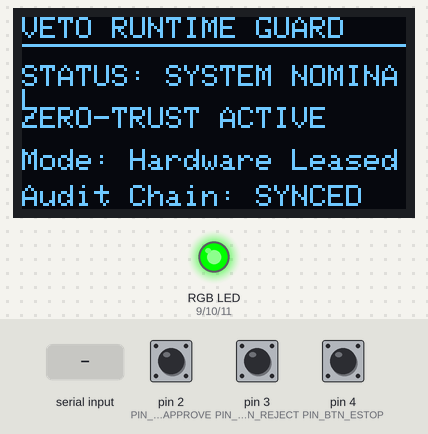
A sketch run on a simulated Arduino Uno, built with avr-gcc and run on an emulated ATmega328P. On the bench: 128×64 one-colour display, an RGB LED mixed from three pins (HIGH = lit). The test bench sets the inputs (shaded band); at power-on: pin 4 (PIN_BTN_ESTOP) HIGH, pin 2 (PIN_BTN_APPROVE) HIGH, pin 3 (PIN_BTN_REJECT) HIGH. What the sketch prints to the serial monitor is not drawn.

Above: at 1.7 s.
1.8 s: pin 4 (PIN_BTN_ESTOP) pulled LOW for 0.15 s
At 2.6 s:
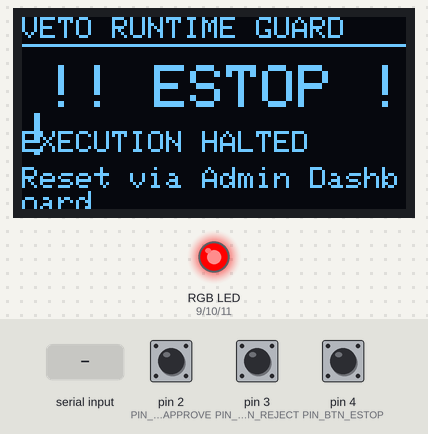
3.4 s: "ESTOP_RESET\n" received over Serial
At 4.5 s:
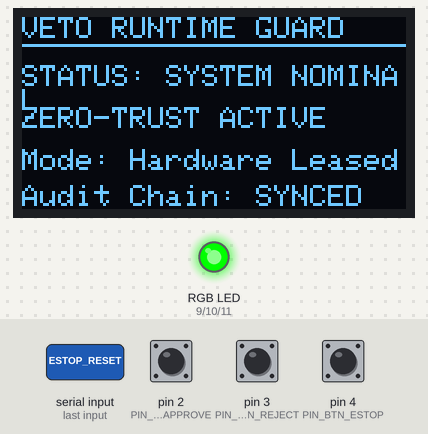
4.9 s: "STATUS:\n" received over Serial
At 5.6 s:
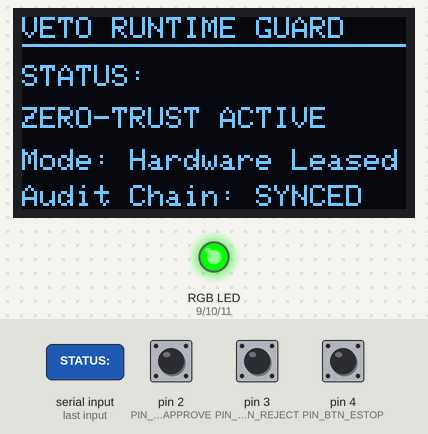
6.4 s: pin 4 (PIN_BTN_ESTOP) pulled LOW for 1 s
At 7.3 s:
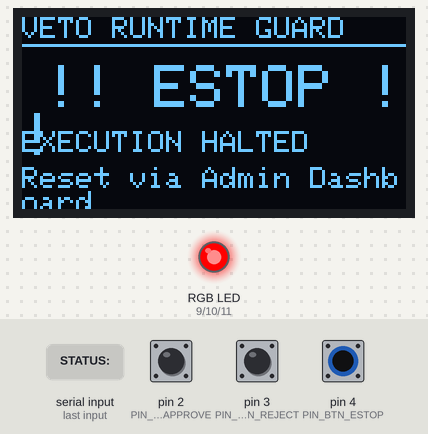
8.9 s: "ESTOP_RESET\n" received over Serial
At 9.9 s:
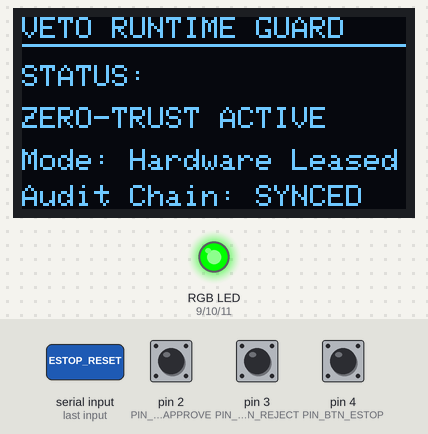
10.4 s: pin 4 (PIN_BTN_ESTOP) pulled LOW for 3.2 s
At 11.6 s:
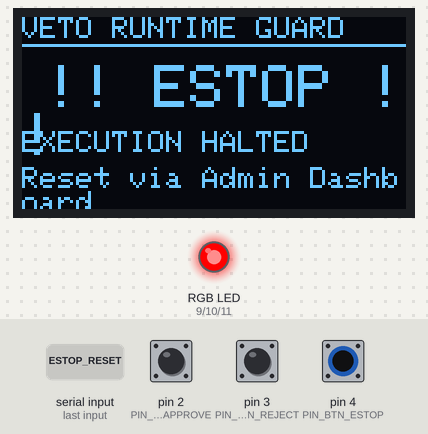
Timing chart, 0 to 13.4 s (numbered marks = the images above; inputs shaded):
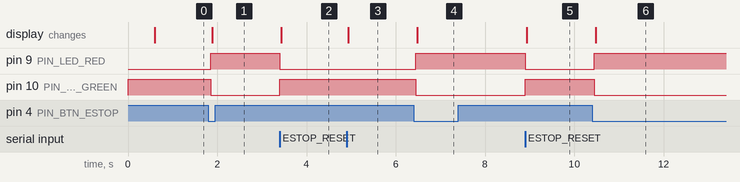

The sketch:

veto_controller.ino
```cpp
/**
 * VETO Hardware Controller Firmware
 * Platform: Arduino Uno R3 (ATmega328P)
 *
 * Hardware Peripherals:
 * - 0.96" SSD1306 OLED (128x64 I2C, Address 0x3C): SDA -> A4, SCL -> A5
 * - APPROVE Button (Momentary NO): Pin 2 (INPUT_PULLUP)
 * - REJECT Button (Momentary NO): Pin 3 (INPUT_PULLUP)
 * - EMERGENCY STOP Button (NC Safety Switch): Pin 4 (INPUT_PULLUP)
 * - RGB LED (Common Cathode with 220 Ohm series resistors):
 *     Red:   Pin 9  (PWM)
 *     Green: Pin 10 (PWM)
 *     Blue:  Pin 11 (PWM)
 *
 * Serial Protocol (115200 Baud):
 * Host -> Arduino:
 *   STATUS:<text>                Update idle display status text
 *   PENDING:<id>:<op>:<target>   New operation pending review
 *   DECISION:<id>:<state>        Result of review (APPROVED / REJECTED)
 *   PING:<nonce>                 Heartbeat request from host
 *   ESTOP_RESET                  Reset emergency stop lock
 *
 * Arduino -> Host:
 *   READY                        Device booted and ready
 *   APPROVE:<id>                 Approve button pressed
 *   REJECT:<id>                  Reject button pressed
 *   ESTOP                        Emergency stop button pressed / open
 *   PONG:<nonce>                 Heartbeat response to host
 *   HEARTBEAT                    Periodic keepalive
 */

#include <Wire.h>
#include <Adafruit_GFX.h>
#include <Adafruit_SSD1306.h>

#define SCREEN_WIDTH 128
#define SCREEN_HEIGHT 64
#define OLED_RESET -1
#define SCREEN_ADDRESS 0x3C

Adafruit_SSD1306 display(SCREEN_WIDTH, SCREEN_HEIGHT, &Wire, OLED_RESET);

// Pin Definitions
const int PIN_BTN_APPROVE = 2;
const int PIN_BTN_REJECT  = 3;
const int PIN_BTN_ESTOP   = 4;

const int PIN_LED_RED   = 9;
const int PIN_LED_GREEN = 10;
const int PIN_LED_BLUE  = 11;

// Debounce timing
const unsigned long DEBOUNCE_DELAY_MS = 50;
unsigned long lastDebounceTimeApprove = 0;
unsigned long lastDebounceTimeReject  = 0;
unsigned long lastDebounceTimeEstop   = 0;

int lastBtnStateApprove = HIGH;
int lastBtnStateReject  = HIGH;
int lastBtnStateEstop   = HIGH;

int btnStateApprove = HIGH;
int btnStateReject  = HIGH;
int btnStateEstop   = HIGH;

// System States
enum SystemState {
  STATE_NORMAL,
  STATE_PENDING_APPROVAL,
  STATE_DECISION_FEEDBACK,
  STATE_EMERGENCY_STOP
};

SystemState currentState = STATE_NORMAL;

// Pending Operation Details
char currentApprovalId[16] = "";
char currentOperation[16]  = "";
char currentTarget[24]     = "";
char systemStatusText[32]  = "SYSTEM NOMINAL";
char lastDecisionText[16]  = "";

unsigned long feedbackTimer = 0;
unsigned long lastHeartbeatSend = 0;

void setLEDColor(uint8_t r, uint8_t g, uint8_t b) {
  analogWrite(PIN_LED_RED, r);
  analogWrite(PIN_LED_GREEN, g);
  analogWrite(PIN_LED_BLUE, b);
}

void updateOLED() {
  display.clearDisplay();
  display.setTextColor(SSD1306_WHITE);

  // Top Banner
  display.setTextSize(1);
  display.setCursor(0, 0);
  display.print(F("VETO RUNTIME GUARD"));
  display.drawLine(0, 9, 127, 9, SSD1306_WHITE);

  if (currentState == STATE_EMERGENCY_STOP) {
    display.setTextSize(2);
    display.setCursor(8, 16);
    display.print(F("!! ESTOP !!"));
    display.setTextSize(1);
    display.setCursor(0, 38);
    display.print(F("EXECUTION HALTED"));
    display.setCursor(0, 50);
    display.print(F("Reset via Admin Dashboard"));
  }
  else if (currentState == STATE_PENDING_APPROVAL) {
    display.setTextSize(1);
    display.setCursor(0, 13);
    display.print(F("REQ: "));
    display.print(currentApprovalId);

    display.setCursor(0, 24);
    display.print(F("OP:  "));
    display.print(currentOperation);

    display.setCursor(0, 35);
    display.print(F("TGT: "));
    display.print(currentTarget);

    display.drawLine(0, 48, 127, 48, SSD1306_WHITE);
    display.setCursor(4, 52);
    display.print(F("[APPROVE]   [REJECT]"));
  }
  else if (currentState == STATE_DECISION_FEEDBACK) {
    display.setTextSize(2);
    display.setCursor(12, 18);
    display.print(lastDecisionText);

    display.setTextSize(1);
    display.setCursor(0, 40);
    display.print(F("ID: "));
    display.print(currentApprovalId);
    display.setCursor(0, 52);
    display.print(F("Decision enforced."));
  }
  else { // STATE_NORMAL
    display.setTextSize(1);
    display.setCursor(0, 16);
    display.print(F("STATUS: "));
    display.print(systemStatusText);

    display.setCursor(0, 30);
    display.print(F("ZERO-TRUST ACTIVE"));

    display.setCursor(0, 44);
    display.print(F("Mode: Hardware Leased"));

    display.setCursor(0, 56);
    display.print(F("Audit Chain: SYNCED"));
  }

  display.display();
}

void processIncomingCommand(String cmd) {
  cmd.trim();
  if (cmd.length() == 0) return;

  if (cmd.startsWith("STATUS:")) {
    String txt = cmd.substring(7);
    txt.toCharArray(systemStatusText, sizeof(systemStatusText));
    if (currentState == STATE_NORMAL) updateOLED();
  }
  else if (cmd.startsWith("PENDING:")) {
    // Format: PENDING:<id>:<operation>:<target>
    int idx1 = cmd.indexOf(':', 8);
    int idx2 = cmd.indexOf(':', idx1 + 1);

    if (idx1 > 0 && idx2 > 0) {
      String id = cmd.substring(8, idx1);
      String op = cmd.substring(idx1 + 1, idx2);
      String tgt = cmd.substring(idx2 + 1);

      id.toCharArray(currentApprovalId, sizeof(currentApprovalId));
      op.toCharArray(currentOperation, sizeof(currentOperation));
      tgt.toCharArray(currentTarget, sizeof(currentTarget));

      currentState = STATE_PENDING_APPROVAL;
      // Yellow LED for pending review
      setLEDColor(255, 180, 0);
      updateOLED();
    }
  }
  else if (cmd.startsWith("DECISION:")) {
    // Format: DECISION:<id>:<decision>
    int idx = cmd.indexOf(':', 9);
    if (idx > 0) {
      String id = cmd.substring(9, idx);
      String dec = cmd.substring(idx + 1);

      dec.toCharArray(lastDecisionText, sizeof(lastDecisionText));
      currentState = STATE_DECISION_FEEDBACK;
      feedbackTimer = millis();

      if (dec == "APPROVED") {
        setLEDColor(0, 255, 0); // Solid Green
      } else {
        setLEDColor(255, 0, 0); // Solid Red
      }
      updateOLED();
    }
  }
  else if (cmd.startsWith("PING:")) {
    String nonce = cmd.substring(5);
    Serial.print(F("PONG:"));
    Serial.println(nonce);
  }
  else if (cmd == "ESTOP_RESET") {
    currentState = STATE_NORMAL;
    setLEDColor(0, 255, 0);
    updateOLED();
  }
}

void checkButtons() {
  unsigned long now = millis();

  // 1. APPROVE Button
  int readingApprove = digitalRead(PIN_BTN_APPROVE);
  if (readingApprove != lastBtnStateApprove) {
    lastDebounceTimeApprove = now;
  }
  if ((now - lastDebounceTimeApprove) > DEBOUNCE_DELAY_MS) {
    if (readingApprove != btnStateApprove) {
      btnStateApprove = readingApprove;
      if (btnStateApprove == LOW && currentState == STATE_PENDING_APPROVAL) {
        Serial.print(F("APPROVE:"));
        Serial.println(currentApprovalId);
      }
    }
  }
  lastBtnStateApprove = readingApprove;

  // 2. REJECT Button
  int readingReject = digitalRead(PIN_BTN_REJECT);
  if (readingReject != lastBtnStateReject) {
    lastDebounceTimeReject = now;
  }
  if ((now - lastDebounceTimeReject) > DEBOUNCE_DELAY_MS) {
    if (readingReject != btnStateReject) {
      btnStateReject = readingReject;
      if (btnStateReject == LOW && currentState == STATE_PENDING_APPROVAL) {
        Serial.print(F("REJECT:"));
        Serial.println(currentApprovalId);
      }
    }
  }
  lastBtnStateReject = readingReject;

  // 3. EMERGENCY STOP Button
  // Assuming momentary/latching button pressed to pull LOW or break circuit
  int readingEstop = digitalRead(PIN_BTN_ESTOP);
  if (readingEstop != lastBtnStateEstop) {
    lastDebounceTimeEstop = now;
  }
  if ((now - lastDebounceTimeEstop) > DEBOUNCE_DELAY_MS) {
    if (readingEstop != btnStateEstop) {
      btnStateEstop = readingEstop;
      if (btnStateEstop == LOW) {
        currentState = STATE_EMERGENCY_STOP;
        setLEDColor(255, 0, 0); // Flashing Red
        updateOLED();
        Serial.println(F("ESTOP"));
      }
    }
  }
  lastBtnStateEstop = readingEstop;
}

void setup() {
  // Initialize Serial
  Serial.begin(115200);
  while (!Serial && millis() < 1000);

  // Pin Modes
  pinMode(PIN_BTN_APPROVE, INPUT_PULLUP);
  pinMode(PIN_BTN_REJECT,  INPUT_PULLUP);
  pinMode(PIN_BTN_ESTOP,   INPUT_PULLUP);

  pinMode(PIN_LED_RED,   OUTPUT);
  pinMode(PIN_LED_GREEN, OUTPUT);
  pinMode(PIN_LED_BLUE,  OUTPUT);

  // Initial Green
  setLEDColor(0, 255, 0);

  // Initialize I2C OLED
  Wire.begin();
  if (display.begin(SSD1306_SWITCHCAPVCC, SCREEN_ADDRESS)) {
    display.clearDisplay();
    display.setTextSize(1);
    display.setTextColor(SSD1306_WHITE);
    display.setCursor(18, 20);
    display.println(F("VETO SECURITY"));
    display.setCursor(20, 35);
    display.println(F("INITIALIZING..."));
    display.display();
    delay(500);
  }

  currentState = STATE_NORMAL;
  updateOLED();

  // Announce ready to host
  Serial.println(F("READY"));
}

void loop() {
  // Check buttons
  checkButtons();

  // Handle serial input from host
  if (Serial.available() > 0) {
    String incoming = Serial.readStringUntil('\n');
    processIncomingCommand(incoming);
  }

  // Handle feedback display timeout (return to normal state after 2.5s)
  if (currentState == STATE_DECISION_FEEDBACK) {
    if (millis() - feedbackTimer > 2500) {
      currentState = STATE_NORMAL;
      setLEDColor(0, 255, 0); // Return to Green
      updateOLED();
    }
  }

  // Periodic Heartbeat every 3 seconds
  if (millis() - lastHeartbeatSend > 3000) {
    lastHeartbeatSend = millis();
    Serial.println(F("HEARTBEAT"));
  }
}
```

Measured:
- after the input at 1.8 s, pin 9 (PIN_LED_RED): LOW → HIGH after 0.05 s; pin 10 (PIN_LED_GREEN): HIGH → LOW after 0.05 s; the display: changes after 0.08 s (image 1)
- after the input at 3.4 s, pin 9 (PIN_LED_RED): HIGH → LOW at once; pin 10 (PIN_LED_GREEN): LOW → HIGH at once; the display: changes at once (image 2)
- after the input at 4.9 s, the display: changes at once (image 3)
- after the input at 6.4 s, pin 9 (PIN_LED_RED): LOW → HIGH after 0.05 s; pin 10 (PIN_LED_GREEN): HIGH → LOW after 0.05 s; the display: changes after 0.08 s (image 4)
- after the input at 8.9 s, pin 9 (PIN_LED_RED): HIGH → LOW at once; pin 10 (PIN_LED_GREEN): LOW → HIGH at once; the display: changes at once (image 5)
- after the input at 10.4 s, pin 9 (PIN_LED_RED): LOW → HIGH after 0.05 s; pin 10 (PIN_LED_GREEN): HIGH → LOW after 0.05 s; the display: changes after 0.09 s (image 6)
